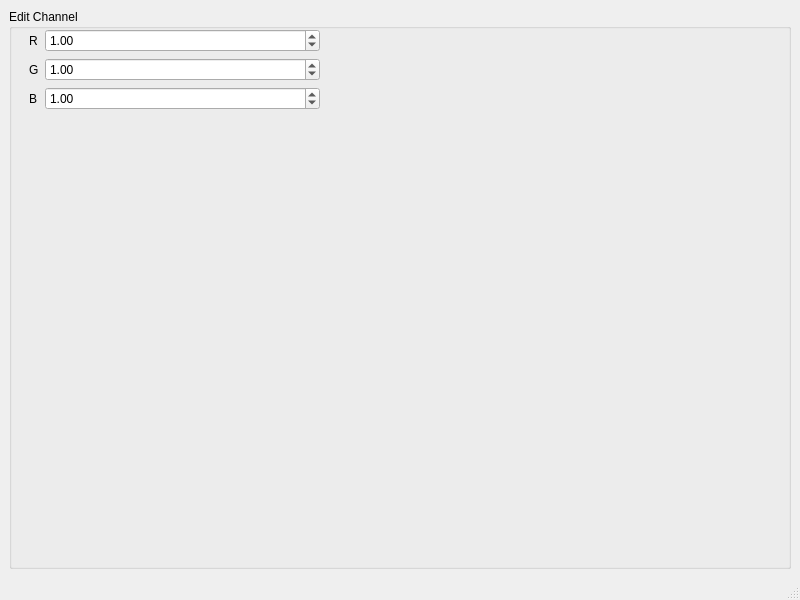
<?xml version="1.0" encoding="UTF-8"?>
<ui version="4.0">
 <class>LightfieldWorkflowWindow</class>
 <widget class="QMainWindow" name="LightfieldWorkflowWindow">
  <property name="geometry">
   <rect>
    <x>0</x>
    <y>0</y>
    <width>800</width>
    <height>600</height>
   </rect>
  </property>
  <property name="windowTitle">
   <string>Lightfield Panel</string>
  </property>
  <widget class="QWidget" name="centralwidget">
   <layout class="QHBoxLayout" name="horizontalLayout">
    <item>
     <widget class="QGroupBox" name="editChannelGroup">
      <property name="title">
       <string>Edit Channel</string>
      </property>
      <widget class="QWidget" name="formLayoutWidget">
       <property name="geometry">
        <rect>
         <x>20</x>
         <y>20</y>
         <width>291</width>
         <height>124</height>
        </rect>
       </property>
       <layout class="QFormLayout" name="editChannelForm">
        <property name="fieldGrowthPolicy">
         <enum>QFormLayout::AllNonFixedFieldsGrow</enum>
        </property>
        <item row="0" column="0">
         <widget class="QLabel" name="label">
          <property name="text">
           <string>R</string>
          </property>
         </widget>
        </item>
        <item row="1" column="0">
         <widget class="QLabel" name="label_2">
          <property name="text">
           <string>G</string>
          </property>
         </widget>
        </item>
        <item row="2" column="0">
         <widget class="QLabel" name="label_3">
          <property name="text">
           <string>B</string>
          </property>
         </widget>
        </item>
        <item row="0" column="1">
         <widget class="QDoubleSpinBox" name="doubleSpinBox">
          <property name="value">
           <double>1.000000000000000</double>
          </property>
         </widget>
        </item>
        <item row="1" column="1">
         <widget class="QDoubleSpinBox" name="doubleSpinBox_2">
          <property name="value">
           <double>1.000000000000000</double>
          </property>
         </widget>
        </item>
        <item row="2" column="1">
         <widget class="QDoubleSpinBox" name="doubleSpinBox_3">
          <property name="value">
           <double>1.000000000000000</double>
          </property>
         </widget>
        </item>
       </layout>
      </widget>
     </widget>
    </item>
   </layout>
  </widget>
  <widget class="QStatusBar" name="statusbar"/>
 </widget>
 <resources/>
 <connections/>
</ui>
